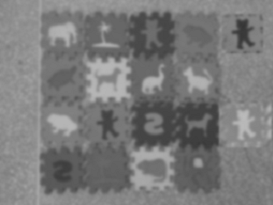
#> input picture PSI5790/aula2/inputs/a.png, 273 x 205 px
$ python ex2.py
#> lines starting #> are read from the running program, lines starting #| are printed output that depends on the picture; after the words box and inside, x2 and y2 are one past the last pixel; in counts of white or black regions, pixels touching at a corner belong together; pictures that were not available may be replaced by others from this repository, and a replacement may not be noted
import os
import cv2
import numpy as np

"Inspirado na docs do openCV https://docs.opencv.org/3.4/d4/dc6/tutorial_py_template_matching.html"

def non_max_suppression_points(score_map, template_w, template_h, num_peaks=4):
    """
    Encontra os num_peaks melhores pontos no mapa de resposta,
    zerando uma região ao redor de cada pico para evitar duplicatas.
    """
    scores = score_map.copy().astype(np.float32)
    points = []

    for _ in range(num_peaks):
        _, max_val, _, max_loc = cv2.minMaxLoc(scores)
        x, y = max_loc
        points.append((x, y, max_val))

        x1 = max(0, x - template_w // 2)
        y1 = max(0, y - template_h // 2)
        x2 = min(scores.shape[1], x + template_w // 2)
        y2 = min(scores.shape[0], y + template_h // 2)

        scores[y1:y2, x1:x2] = -1.0

    return points


def main():
    os.makedirs("outputs", exist_ok=True)

    img = cv2.imread("inputs/a.png")
#> img is the input picture: shape (205, 273, 3); min 53, max 187, mean 122
    template = cv2.imread("inputs/q.png")
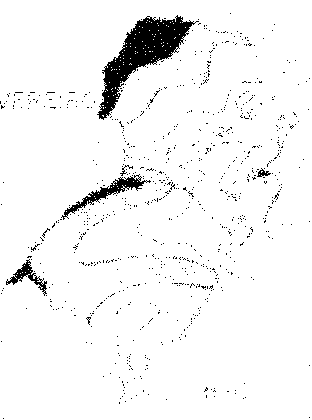
#> input picture PSI5790/aula2/inputs/fever-1.pgm, 312 x 420 px, given in place of q.png, which was not available
#> template is the input picture: shape (420, 312, 3); 95.4% white; 809 black regions (804 under 20 px), largest, box (x1, y1, x2, y2) and area: (97, 15, 199, 120) 3340, (61, 174, 151, 220) 714, (6, 259, 47, 296) 366, (257, 168, 271, 177) 57, (120, 165, 133, 176) 33

    if img is None:
        raise FileNotFoundError("Não foi possível abrir a.png")
    if template is None:
        raise FileNotFoundError("Não foi possível abrir q.png")

    img_gray = cv2.cvtColor(img, cv2.COLOR_BGR2GRAY)
    template_gray = cv2.cvtColor(template, cv2.COLOR_BGR2GRAY)

    th, tw = template_gray.shape[:2]
#> th = 420; tw = 312

    # Uma única chamada ao matchTemplate
    result = cv2.matchTemplate(img_gray, template_gray, cv2.TM_CCOEFF_NORMED)
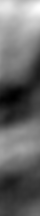
#> result: shape (216, 40) float32; min -0.114, max 0.152, mean -0.00323; drawn with min black and max white

    # Pega as 4 melhores ocorrências
    matches = non_max_suppression_points(result, tw, th, num_peaks=4)
#> the loop in non_max_suppression_points, `for _ in range(num_peaks):` made 4 passes
#> (max_val, x, y, y2) on passes 1 to 4: (0.152, 39, 7, 216), (-1, 0, 0, 210), (-1, 0, 0, 210), (-1, 0, 0, 210)
#> after the loop in non_max_suppression_points, `for _ in range(num_peaks):`: scores: shape (216, 40) float32; every value is -1
#> after the loop in non_max_suppression_points, `for _ in range(num_peaks):`: points = [(39, 7, 0.152), (0, 0, -1), (0, 0, -1), (0, 0, -1)]
#> matches has the same summary as points in non_max_suppression_points

    out = img.copy()

    for i, (x, y, score) in enumerate(matches, start=1):
        top_left = (x, y)
        bottom_right = (x + tw, y + th)

        cv2.rectangle(out, top_left, bottom_right, (0, 0, 255), 2)
        cv2.putText(
            out,
            f"{i}",
            (x, max(15, y - 5)),
            cv2.FONT_HERSHEY_SIMPLEX,
            0.6,
            (0, 0, 255),
            2,
            cv2.LINE_AA
        )
        print(f"Match {i}: x={x}, y={y}, score={score:.4f}")
#> this loop made 4 passes
#> (x, y, score, bottom_right) on passes 1 to 4: (39, 7, 0.152, (351, 427)), (0, 0, -1, (312, 420)), (0, 0, -1, (312, 420)), (0, 0, -1, (312, 420))
#| Match 1: x=39, y=7, score=0.1524
#| Match 2: x=0, y=0, score=-1.0000
#| Match 3: x=0, y=0, score=-1.0000
#| Match 4: x=0, y=0, score=-1.0000
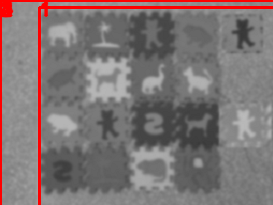
#> out: shape (205, 273, 3); 4.47% of pixels changed, all inside (x1, y1, x2, y2) = (0, 0, 273, 205)

    # Salva imagem final
    cv2.imwrite("outputs/ex2_urso_detectado.png", out)

    # Salva também um mapa visual da correlação
    result_norm = cv2.normalize(result, None, 0, 255, cv2.NORM_MINMAX)
    result_norm = result_norm.astype(np.uint8)
    cv2.imwrite("outputs/ex2_mapa_correlacao.png", result_norm)


if __name__ == "__main__":
    main()
